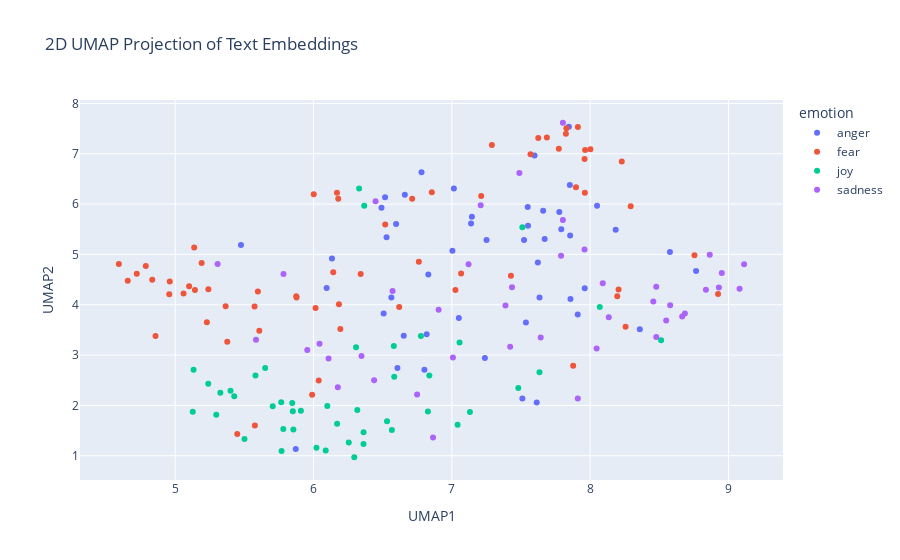

Notebook source saved alongside this figure:
### Code cell
import pandas as pd
import numpy as np
import umap
import plotly.express as px

# Concatenate the training and test data
combined_df = pd.concat([train_df_new, test_df_new], ignore_index=True)

# Prepare the embeddings for UMAP
# Convert the list of embeddings into a 2D numpy array
X_embeddings = np.array(combined_df['embeddings_values'].tolist())

# Apply UMAP for dimensionality reduction
reducer = umap.UMAP(n_components=2, metric='cosine', random_state=28) 
embedding_2d = reducer.fit_transform(X_embeddings)

# Create a DataFrame for plotting
df_plot = pd.DataFrame(embedding_2d, columns=['UMAP1', 'UMAP2'])
df_plot['emotion'] = combined_df['emotion']
df_plot['intensity'] = combined_df['intensity']
df_plot['text'] = combined_df['text']


# Visualize the embeddings with Plotly
fig = px.scatter(
    df_plot,
    x='UMAP1',
    y='UMAP2',
    color='emotion',  # Color points by the 'emotion' column
    hover_data=['text', 'intensity'],  # Show text and intensity on hover
    title='2D UMAP Projection of Text Embeddings'
)

fig.show()

### Figure 1 — Plotly figure (JSON) as saved in the notebook; plotly's stock layout.template omitted (floating-point values rounded to 4 significant figures)
{"data": [{"customdata": [["@talkRobyn oh dear I have to watch this the woman with the pout did well", 0.442], ["@bringyouhome2 I'm about to fly into a fit of rage it's not FAIR", 0.792], ["@leesyatt you are a cruel, cruel man. #therewillbeblood #revenge", 0.84], ["@DeltaDomain @SawDraze @qurions dis dat nigga from fume right?", 0.417], ["I wish the next madden has a story mode too. Just like Fifa 17 #madden", 0.312], ["@Kim_is__bored exactly what I have been saying on fb.. ", 0.354], ["ESPN just assumed I wanted their free magazines #offended", 0.542], ["What terrible thing to see and have no vision-\\n\\nHelen Keller-\\n\\n-Begin with the end in mind-\\n\\nStephen Covey-\\n\\n #whereareugoing ", 0.396], ["Hey folks sorry if anything offensive got posted on here yesterday my account got hacked. All fixed now though. I hope :-/ #angry #annoyed", 0.479], ["Colors of the leaves are- changing.  Heatwaves in LA still- raging.  Lattes made in batches. Visit pumpkin patches. #FallSongs", 0.271], ["i will never watch greys anatomy ever ever ever ever ever again if Shonda Rimes takes away another OG character☹️☹️☹️☹️☹️☹️☹️☹️☹️☹️ #fuming", 0.583], ["Tasers immobilize, if you taser someone why the fuck do you need to shoot them one second later?! This is really sick! #rage #wtf  #murder", 0.812], ["Cheap pout my brodcast", 0.232], ["Asian Tiger #Mosquitoes are so relentless. More aggressive than the kind I dealt w/as a kid.", 0.354], ["Taking a break from the #wedding to #rage at the general #stupidity of certain #people on the #internet.", 0.625], ["If my luck the rest of Fall goes anything like today, I think I'm going to like this season. #bestdayever #magic #work ", 0.375], ["You will never find someone who loved you like I did. And that my love, will be my revenge.", 0.583], ["Listening to Joey really helps me and my anger.", 0.5], ["don't give someone power by letting their words offend you", 0.333], ["@ticcikasie1 With a frown, she let's out a distraught 'Gardevoir' saying that she wishes she had a trainer", 0.417], ["Once again the only thing on my feed is naay raging about something and my brother filling in all the gaps", 0.75], ["Sorry to burst your bubble but it isn't that century anymore. Welcome to the 21st century.", 0.354], ["@WestonKoury so leafy can roast the Pokemon go kid but not you what an outrage that just means that he is more relevant than y-I mean kisses", 0.491], ["Paul forever. Paul should have won! Paul played such a better game! #BB18 ", 0.438], ["@The_Boxing_Hub #klitschko @Klitschko over fury any day #boxing", 0.312], ["@SapientSoldier timid but determined version of the rabid beasts beyond the land. Growling beneath my restrained breath, I //rip// myself --", 0.542], ["so ef whichever butt wipe pulled the fire alarm in davis bc I was sound asleep #pissed  #upset #tired #sad #tired #hangry ######", 0.771], ["@TillTheEndMMVI I accidetly dumped boiling water my myself 😫", 0.521], ["@brendancoots where's your outrage that your party nominated a lying, corrupt person? And received donations from nations who support terror", 0.766], ["@paulbushnell25 @EE bad news if ordered online it hasn't gone through same happened to me had to re order on the phone #furious", 0.844], ["How can I tell Happy Anniversary, when u are not happy.. #bitter #ampalaya #paitpaitanangpeg", 0.604], ["I don't mean to offend anyone, but 93.7 literally blames everything on white people. In some cases it's true, but a lot of times, it's not", 0.458], ["Some moving clips on youtube tonight of the vigil held at Tulsa Metropolitan Baptist church for #TerenceCruther #justice #anger #sadness", 0.5], ["@Slippus @PureGym  yeah I received a fine today which I am furious about, currently appealing it after being a member for so long...", 0.646], ["@JoeGoodmanJr. A solution. But the assumptions by media in articles and every other venue causes animosity to the conversation.", 0.354], ["@evanareteos :)) im now writing abt the changing face of sex industry in tr :))) now men will talk to me then! ", 0.375], ["@kingvee_ don't provoke me to anger", 0.708], ["@swagalini ive been through the denial and anger i am in pure acceptance", 0.491], ["@marcavis @AntisocialJW2 I've always been fiery, but never radical.", 0.438], ["Kik to trade, have fun or a conversation  (kik: youraffair) #kik #kikme #messageme #textme #pics #trade #tradepics #dm  #bored", 0.241], ["@LaureEve I am sitting here wrapped in a fluffy blanket, with incense burning, listening to Bon Iver and drinking mulled wine. I'm there.", 0.25], ["Having a baby born too soon is #lifechanging 6 years on and it feels like only yesterday #sad #happy #angry #emotionalrollercoaster", 0.375], ["You're so thirsty for the chance to disagree w/ the left, that you don't even realize when something is an affront to your bigoted platform.", 0.5], ["Just joined #pottermore and was sorted into HUFFLEPUFF 😡😡😡 ", 0.438], ["Is it me, or is Ding wearing the look of a man who's just found his arch enemy in bed with his missus? #angryman ", 0.557], ["Hate when guys cant control their anger 🙃🙃", 0.646], ["@pbhushan1 @IndianExpress so in your opinion is this the worst delhi govt? #acrid #bitter #hypocrisy", 0.708], ["Sorry guys I have absolutely no idea what time i'll be on cam tomorrow but will keep you posted. #fuming", 0.417]], "hovertemplate": "emotion=anger<br>UMAP1=%{x}<br>UMAP2=%{y}<br>text=%{customdata[0]}<br>intensity=%{customdata[1]}<extra></extra>", "legendgroup": "anger", "marker": {"color": "#636efa", "symbol": "circle"}, "mode": "markers", "name": "anger", "orientation": "v", "showlegend": true, "type": "scatter", "x": [6.652, 7.791, 8.185, 7.004, 7.535, 6.563, 7.015, 6.095, 7.671, 7.613, 8.05, 7.549, 6.818, 5.475, 7.66, 5.871, 8.766, 6.802, 7.145, 7.91, 7.139, 8.359, 6.597, 8.577, 7.251, 7.634, 7.777, 7.961, 6.491, 7.846, 7.858, 6.66, 6.83, 7.598, 6.507, 6.133, 7.522, 7.239, 7.051, 6.528, 7.51, 6.607, 6.517, 7.853, 7.855, 7.551, 6.781, 7.622], "xaxis": "x", "y": [3.384, 5.499, 5.488, 5.074, 3.649, 4.142, 6.308, 4.333, 5.306, 2.058, 5.968, 5.942, 3.412, 5.186, 5.867, 1.133, 4.67, 2.708, 5.75, 3.805, 5.613, 3.512, 5.605, 5.05, 5.284, 4.142, 5.843, 4.326, 5.927, 7.538, 4.113, 6.188, 4.6, 6.966, 3.823, 4.918, 5.284, 2.941, 3.736, 5.342, 2.135, 2.742, 6.134, 6.382, 5.377, 5.571, 6.633, 4.839], "yaxis": "y"}, {"customdata": [["@KateyKeegan now I'm really excited for November! Hope they're not all horrid chavs though 😅", 0.312], ["@datboyJuniorE lool soon as man start loosing weight.  Its panic", 0.604], ["It were during the past's mistakes- similar to terror was pretty remarkable.", 0.5], ["Rooney ! Oh dear, oh dear ! Fucking dreadful 🙈⚽️⚽️", 0.646], ["This is the scariest American Horror Story out of all of them... I'm gonna have to watch in the daytime. ", 0.742], ["Still waiting to see if my @london2012track will make an appearance next week - two months today it was ordered  #badservice", 0.453], ["@jjskeffington @foodbelfast I dread to think!", 0.583], ["@SusannahSpot I could pop round #nightmare", 0.771], ["@OutdoorLoverz is this a bridge if I have to drive on such I will stop breathing Yooo I can't I'm to afraid", 0.833], ["3 #tmobile #stores, #original #note7 #customer and zero #results... What's going on guys? #terrible #customerservice #2hour #waittime", 0.5], ["@JogglingDroid @BrancoCarmine @Otto_English yeah, #UK was quite the ", 0.25], ["@realDonaldTrump @KellyannePolls New campaign slogan idea...'I know you are but what am I?'  #Trump2016 #yourefired #deflect", 0.354], ["@BigDaddyx47 awe I'm sorry! I have 2 dogs 3 cats &amp; a snake", 0.188], ["@ChrisWarcraft The concept that a gay magazine feels like it has to cover terrible people -because they’re gay voices- seems all upside down", 0.417], ["My view of the human being is as a dynamic expression of the Cosmos we exist within #humanism #awe", 0.142], ["This is the scariest American Horror Story out of all of them... I'm gonna have to watch in the daytime. #frightened", 0.938], ["@Budget  car rental you have made realize why I always use @nationalcares!!!!  What a #nightmare!!  #disgusted", 0.729], ["@mcdermo11 @rogerc32 u gave Laura so much constructive criticism she blocked u 'Lazy Give Up Now No Hope Retire' same with Heather ", 0.458], ["What a horrible track lakeside is 😳😳😴😴", 0.521], ["@ExpressScripts u shd b embrrssd. u jack up my bp meds twice and it will still take 3-5 days? Not express at all. #expressscripts #horrible", 0.562], ["Big up @dj_argue, did I miss phantom dread syndrome by @GenesisElijah? dudes sick.", 0.396], ["@TheMoosesAngel He looks down at his brother, a smile forming on his face. 'What? People fearing me?'", 0.333], ["That old lady is cray cray #scared #BellaIsSoCute  #Empire", 0.5], ["A Lysol can got stuck in spray position and we're all slowly suffocating from the trash can that smells like a Febreeze factory. #panic", 0.729], ["Wish I was a kid again. The only stressful part was whether Gabriella and Troy would get back together or not. #hsm2 ", 0.458], ["Feeling like I've had the worst night of sleep ever - not great before the #London to #Brighton #cycle ride for @DMTFYP 🚴100k ?", 0.833], ["I can never find the exact #emoji that I'm after at the exact moment that I need it ", 0.417], ["Gonna get some acupuncture today for all my damn anxiety 🙃🤕", 0.854], ["So not pumped for this interview #nervous", 0.792], ["Haven't gotten one hour of sleep... Today is going to be a fun day 😐 #restless", 0.75], ["Swear all of my guy friends are scaredy cats. You don't do horror movies. You don't do haunted houses. Wtf do you do then?", 0.271], ["not only was that the worst @EGX that's I've attended but worth one of the worst cons I've been to in the last 5 years ", 0.438], ["@DreKnott You've got tremendous range.", 0.271], ["Ugh I want to punch a wall every time I have to use @windows 10. Literally the worst product ever made #windows10  #killme", 0.583], [".@Tolumanda love it! so true. As @Deedeey_ taught me, fear can be an illusion. #coaching #fear #courage", 0.354], ["I'm okay, dont worry. I wish i'd been a better kid. I'm trying to slow down. I'm sorry for letting you down.", 0.708], ["Well this is flipping great! Flipping standstill on the freeway! #anxiety #stepofftheledge #youvegottobekiddingme", 0.763], ["Wish I was a kid again. The only stressful part was whether Gabriella and Troy would get back together or not. #hsm2 #nightmare", 0.395], ["Got to be up in 4 hours to go back to work #cantsleep #excited ", 0.375], ["@united horrible service. EWR. Not a cloud in the sky. Normal departure at 10am now leaving at 5pm. Crappy #UnitedAirlines", 0.42], ["@NandosSA just received order from @OrderInSA &amp; the chips are under cooked &amp; half raw!!! Usually best part of the meal #notcool ", 0.336], ["One more step in long work #visa process is over. Relief. Onto next step. #expat ", 0.354], ["Is it terrorism to intimidate a populace? What case held 'coercion by people in uniform is per se intimidation'?", 0.562], ["When the sadness leaves you broken in your bed, I will hold you in the depths of your despair, and it's all in the name of love 🎶", 0.479], ["$8 million in box office doesnt do this movie justice. Political or not, #SnowdenMovie is a terrific thriller and love story. @Snowden", 0.271], ["@BigBossPeltonen \\nLikewise #death #cutting #despair", 0.833], ["@rsdeepsea @BreitbartNews If 3 people are in a country of 300 million - you are going to RUIN the whole country over 3 people? #fear", 0.75], ["@metrotrains why is there no disabled access at pontefract monkhill? #terrible", 0.458], ["@isthismike_p that nigga is horrible bro", 0.396], ["@Policy_Exchange A plus point, she won't have to queue for the loos. Any more plus points? Nope, can't think of any #shocking #sexism", 0.396], ["I really hate Mel and Sue. They think they're hilarious and they're just awful", 0.375], ["They'll be yo friend, shake your hand, then kick in yo door thas the way the game go🤖🤐.", 0.417], ["@RyanAbe awe yay thank god I was so worried.", 0.5], ["So about 18mths ago i signed up to @Lumo_Energy for their @VirginAustralia / Velocity FF deal. 18 months in still no FF points ", 0.271], ["So about 18mths ago i signed up to @Lumo_Energy for their @VirginAustralia / Velocity FF deal. 18 months in still no FF points #shocking", 0.479], ["@Evan_McMullin @TheBlazeRadio Classic SHITLIB bullshit. Create a horrible problem and then 'discuss' how to solve it. What a PIMP.", 0.438], ["The moment you bring her to meet your best friend and you're nervous af! 😬😆  #thefriendtest", 0.875], ["Okay. Brace yourself. I will attempt my first loaf of bread in the morning. I will use a dutch oven. I will make the dough now. ", 0.479], ["An adviser to the #European #Union’s top #court said #Hamas and the #Tamil #Tigers should be taken off the EU’s #terror list.#lka", 0.5], ["@All4 is the android app it designed to be buggy and work sporadically on a fire TV box? #shocking", 0.52], ["#Awareness seek #shelter .#Letgo Old #habit of chasing #desires resultin in #anger #fear #worry .#Choose #Satisfaction within #Peace #Relax", 0.438], ["@CNNPolitics I can't wait to hear what he had to say about the brilliant Dr. Hawking... it should be rich... In the poorest of taste! ", 0.246], ["Dunno y am going to the Yorkshire scare grounds when I only lasted a minute in the Alton towers one before running out a fire exit crying", 0.812], ["@chutneysupercat hi lovely brownie, MM is calling me tuppytupperware.. its awful", 0.44]], "hovertemplate": "emotion=fear<br>UMAP1=%{x}<br>UMAP2=%{y}<br>text=%{customdata[0]}<br>intensity=%{customdata[1]}<extra></extra>", "legendgroup": "fear", "marker": {"color": "#EF553B", "symbol": "circle"}, "mode": "markers", "name": "fear", "orientation": "v", "showlegend": true, "type": "scatter", "x": [5.608, 5.875, 6.619, 7.962, 5.142, 7.911, 5.574, 5.364, 4.834, 7.828, 6.194, 6.178, 8.206, 6.713, 7.877, 5.1, 7.964, 6.518, 8.229, 7.569, 6.761, 6.015, 5.24, 4.96, 5.376, 5.191, 7.026, 4.593, 4.787, 5.137, 4.957, 7.959, 6.038, 7.897, 5.877, 8.256, 4.657, 5.229, 4.858, 7.773, 7.825, 5.448, 6.143, 8.925, 5.99, 8.196, 5.598, 8.002, 7.212, 6.001, 8.293, 7.427, 5.576, 7.687, 7.625, 6.855, 4.722, 8.754, 6.341, 7.289, 6.184, 6.17, 5.06, 7.067], "xaxis": "x", "y": [3.481, 4.167, 3.956, 6.227, 4.293, 7.531, 3.966, 3.972, 4.497, 7.505, 3.52, 6.108, 4.304, 6.104, 2.788, 4.367, 7.074, 5.593, 6.845, 6.988, 4.854, 3.937, 4.31, 4.463, 3.265, 4.832, 4.295, 4.81, 4.767, 5.135, 4.209, 6.896, 2.493, 6.335, 4.144, 3.562, 4.478, 3.651, 3.377, 7.102, 7.396, 1.431, 4.645, 4.216, 2.212, 4.166, 4.261, 7.089, 6.161, 6.194, 5.959, 4.574, 1.598, 7.324, 7.316, 6.237, 4.616, 4.983, 4.613, 7.176, 4.011, 6.227, 4.221, 4.62], "yaxis": "y"}, {"customdata": [["the fact everyone is selling their kanye tickets or are buying them for less than $50 is unbelievably hilarious to me", 0.646], ["Loved @Bethenny independence msg on @WendyWilliams, be happy &amp; fulfilled within yourself &amp; positivity will flock to you  #independent", 0.583], ["#LMFAO @MSNBC 's #racepimp Tamron Hall used the words 'fscts' and 'MSNBC' in the same sentence #hilarity #libtard #biasedmedia #neverHillary", 0.5], ["A cheerful sloth annotated old books about a very good man then the gods ended evil.", 0.442], ["If I were assured of your eventual destruction I would, in the interests of the public, cheerfully accept my own.' -Sherlock Holmes-", 0.32], ["Never make a #decision when you're #angry and never make a #promise when you're . #wisewords", 0.271], ["@RobRiggle @joelmchale @NFLonFOX I still can't get jimmy garoppolo out of my head and it's been almost 3 weeks. Thanks a lot! #hilarious", 0.729], ["Today I reached 1000 subscribers on YT!! , #goodday, #thankful", 0.926], ["@LindseySanford @simplymeasured this makes me giggle with glee!", 0.708], ["@TheMandyMoore You are beyond wonderful.  Your singing prowess is phenomenal but damn... I'm just elated to watch you act again. #ThisIsUs 珞", 0.879], ["@kymwhitley hello Miss Lady I'm sure today brings you happiness and laughter use your voice also to make us laugh  god knows we need it", 0.562], ["@_haye_ optimism is he'll lose, that's actually a compromise :P", 0.346], ["I like talking to someone who makes me laugh, laughter is the best medicine", 0.646], ["@safaridjh but it's so aesthetically pleasing omg", 0.583], ["Always doing the EmotionalHedge™ w #WPS\\n\\nI'm elated about start.  Have I mentioned I'm on TAMU -6?!", 0.48], ["Tip 5: Don't worry about pleasing everyone. #TitanWisdom", 0.375], ["I'm just still . So happy .\\nA blast", 0.917], ["@followAdamA looking back on recent tweets seen, this one right here is great #perfect #hilarious #Speechless #deal", 0.76], ["Check out this #film Robocoq 301  #shortfilms", 0.212], ["A cheerful heart is good medicine, but a crushed spirit dries up the bones -Proverbs 17:22-", 0.4], ["#Arts create richness &amp; liveliness in our society, continues through educational &amp; social benefits, and only ends with the economic", 0.417], ["Accept the challenges so that you can feel the exhilaration of victory.", 0.562], ["@zinabukvic_ cheer up", 0.38], ["@WyoWiseGuy @LivingVertical however, REI did offer me the job today as well. Can't believe how exponentially freaking joyous I feel...!!!", 0.896], ["Food that gets delivered 😍🙌🏻  ", 0.729], ["Watch this amazing live.ly broadcast by @haythatjamile8  #musically", 0.519], ["The Quarterback' wrecks me every time.. #glee", 0.4], ["i'm doing laundry and watching that 70's show with a bunch of strangers.  #birthday #to #me", 0.42], ["@Singaholic121 Good morning, love! Happy first day of fall. Let's make some awesome #autumnmemories #annabailey  ", 0.86], ["LOVE LOVE LOVE  #fun #relaxationiskey", 0.854], ["He showed us a really lively performance, with a lot of different emotions, not just sticking to one. And that's freaking awesome.", 0.646], ["@RealKyper @NHL watching the jubilant scrum at the end of the day and remembering they're all still kids! #priceless", 0.625], ["@palmtreesarah @WorthingTheatre had more fun than the funniest person in funsville..... Much hilarity as usual.... Thank you ❤️", 0.84], ["But i'll be a pity. 🐑 ", 0.083], ["@berniedole looks that way. But let's think about Rohan last week ... #optimism", 0.237], ["A decent sleep makes Kurt a happy soldier. Spit &amp; polish the converse men. chests out and baseball caps at a jaunty angle.", 0.438], ["I love my family so much #lucky #grateful #smartassfamily #hilarious #love", 0.792], ["@theclobra lol I thought maybe, couldn't decide if there was levity or not", 0.312], ["it gets better. without explanation; you just wake up one morning and you’re just happy, totally and utterly elated.", 0.896], ["If any trump supporters and Hillary haters wanna chirp some weak minded, pandering liberals just tweet at @EmmyA2 @snickerfritz04", 0.1], ["Chris would take full responsibility and would want us all to rejoice in the memories we all had with him.", 0.28], ["I turn 25 in two weeks. I am so happy. 24 was my darkest year yet. I am elated that I survived", 0.708], ["So far ours greet have raised £250 for @HGatChristmas with more to come in #sparkling @CllrJohnFox @simoncotton69", 0.625], ["Each day is what you make of it! #goals #challenges #business #goals #optimism #happy #success #photographer #photography #ThursdayThoughts", 0.423], ["@harrietemmett great minds think alike. #rejoice", 0.519]], "hovertemplate": "emotion=joy<br>UMAP1=%{x}<br>UMAP2=%{y}<br>text=%{customdata[0]}<br>intensity=%{customdata[1]}<extra></extra>", "legendgroup": "joy", "marker": {"color": "#00cc96", "symbol": "circle"}, "mode": "markers", "name": "joy", "orientation": "v", "showlegend": true, "type": "scatter", "x": [5.239, 6.17, 6.33, 7.481, 7.634, 7.51, 5.58, 6.088, 5.427, 5.766, 6.531, 7.056, 6.316, 6.837, 5.297, 6.362, 5.781, 5.4, 6.581, 7.042, 5.705, 6.255, 6.827, 5.501, 5.854, 6.583, 5.651, 7.131, 6.566, 5.908, 5.846, 5.326, 5.85, 8.069, 6.776, 6.361, 6.1, 6.308, 6.021, 6.366, 8.513, 5.769, 5.133, 6.294, 5.127], "xaxis": "x", "y": [2.429, 1.637, 6.312, 2.346, 2.658, 5.539, 2.595, 1.103, 2.183, 2.061, 1.683, 3.251, 1.91, 2.593, 1.812, 1.468, 1.528, 2.289, 3.182, 1.617, 1.983, 1.261, 1.877, 1.33, 1.521, 2.571, 2.745, 1.867, 1.509, 1.891, 2.049, 2.251, 1.884, 3.957, 3.379, 1.233, 1.987, 3.157, 1.158, 5.967, 3.295, 1.093, 2.706, 0.9691, 1.875], "yaxis": "y"}, {"customdata": [["Ill say it again. If I was a Black man Id be afraid to leave my house or have a moving violation.\\n\\n #TerranceCrutcher #truth ", 0.542], ["Somewhere between  #hope and #despair the day after #meetingmyabuserincourt \\n#DVSurvivor", 0.81], ["The American Idiot record turns twelve today it changed my preppy middle school heart into a desolate punk rock desert I am forever grateful", 0.271], ["I mourn the creativity lost.", 0.562], ["Be joyful in hope, patient in affliction, faithful in prayer. Romans 12:12", 0.216], ["@janhopis I found the first few episodes of Bojack incredibly funny. Then it got less funny but I stayed for the #drama", 0.354], ["@TDYLN sadly not :(", 0.667], ["Free live music in DC tonight!  #blues with #MoonshineSociety at @thehamiltondc in the Loft starting at 10:30pm @FreeinDCBlog @WTOPFreebies", 0.188], ["Think Val might be going this week. I'll have to take the rest of the week off work to mourn. I'm sure they'll understand. #GBBO", 0.562], ["@kikibug13 Don't look. You'll only be very, very unhappy. \\n\\n(NNGH. I got the email notif THANK YOU.)", 0.438], ["Cam cannot be serious with that IG post and that stupid ass font he uses. Would've been better to just say nothing.", 0.396], ["Extreme sadness", 0.917], ["@ksmitely @CitizenMeh I feel strongly that we need to work together to right this dreadful wrong.", 0.415], ["if you're unhappy with someone just fucking tell them you're unhappy and leave. Don't go fuckin around with other people on the side", 0.604], ["Am I the only person who dislikes fall? #FirstDayofFall #leaves #thingsdie #depressing #cold #noflipflops 👎🏾👎🏽👎🏻🍂🍁", 0.771], ["This the most depressing shit ever", 0.861], ["Brb going to sulk in bed until Friday", 0.646], ["went to Pet Supplies Plus tonight but @neitzkeamara was not working I feel #lost and #confused", 0.458], ["@shopgreenwich #ldf16 what shall we do this weekend?  #spraypainting in #greenwichmarket with @SNUB23 #core246 #lilylou #fret &amp; #benoakley", 0.354], ["Damn gud #premiere #LethalWeapon...#funny and ", 0.229], ["blues bar", 0.188], ["Smokeys dad is sad :/", 0.689], ["“Optimism may sometimes be delusional, but pessimism is always delusional.” —Alan Cohen #believe", 0.271], ["I added Paul Walker on Xbox but he just spends all of his time on the dashboard. #dark #humor #funny", 0.271], ["People want me to go pine ridge, little wound or Oelrichs. Starting to think about transferring but I wanna stay at cloud. Decisions man.", 0.396], ["Condolences to the  JC and the Georges family.. #sad", 0.771], ["@KatieBurnett ha freshers blues would love to re do all again ... ha nice tshirt .. vote for Pedro", 0.167], ["Life is too short so dont shoot it in with worries sadness and grief.", 0.646], ["Well my evaluation came back and i am minimally effective. Student test scores on the PARCC sunk my eval. it's time for me to quit teaching", 0.812], ["Awareness of time is awareness of time lost. #awareness #time ", 0.417], ["If you sober better roll another Dutch or if u don't smoke nigga better pour another cup 🍁🍾...", 0.312], ["Like, 'loon attic'. Luckily it quickly sunk in that it was the wrong pronunciation, but I still couldn't stop saying it. It just stuck.", 0.375], ["@ATTCares why do I have 2 wait 48 hours to call YOU back to cancel an order I JUST placed after already spending 2 hours on the phone?! #sad", 0.646], ["#AskAMan but this does not sound like a #serious issue, cause siyahleka the whole time, just having fun", 0.292], ["How could such a crooked,stuck up,delusional,dim&amp; #dark hearted dud be surprised losing&amp;prob also ppl won't let their crimes drop! #nwo imo", 0.541], ["@DxfyingGrxvity - frustration, looking up at Elphaba in a frown of aggravation. Her high pitched voice was growing more and more --", 0.479], ["A .500 season is all I'm looking for at this point. #depressing #royals", 0.688], ["We are about a little over an hour away! We will arrive soon, do not fret!", 0.125], ["It feel like we lost a family member🙄😂", 0.708], ["HATE that there's ads for #depression &amp; #mentalhealth #meds. That's ONLY something your doctor can determine. Everyone is different. #ssri", 0.46], ["If Angelina Jolie can't keep a man no one can. Today we mourn because Love is dead", 0.646], ["This shit hurting my heart 😪 that's how serious it is .", 0.875], ["@trashcami this cured my depression", 0.34]], "hovertemplate": "emotion=sadness<br>UMAP1=%{x}<br>UMAP2=%{y}<br>text=%{customdata[0]}<br>intensity=%{customdata[1]}<extra></extra>", "legendgroup": "sadness", "marker": {"color": "#ab63fa", "symbol": "circle"}, "mode": "markers", "name": "sadness", "orientation": "v", "showlegend": true, "type": "scatter", "x": [5.783, 7.388, 6.438, 8.55, 6.864, 6.347, 7.642, 5.955, 8.865, 7.422, 7.209, 8.685, 6.571, 7.803, 7.911, 8.952, 8.931, 7.435, 5.307, 6.176, 6.043, 8.578, 7.008, 8.478, 8.135, 8.665, 5.584, 8.478, 9.113, 8.047, 7.121, 6.904, 7.803, 6.109, 6.449, 7.959, 9.08, 7.79, 8.456, 7.488, 8.837, 8.091, 6.749], "xaxis": "x", "y": [4.612, 3.984, 2.499, 3.687, 1.361, 2.982, 3.351, 3.101, 4.993, 3.164, 5.978, 3.828, 4.273, 5.684, 2.135, 4.632, 4.344, 4.347, 4.809, 2.36, 3.225, 3.99, 2.95, 4.357, 3.749, 3.766, 3.303, 3.36, 4.804, 3.129, 4.804, 3.898, 7.617, 2.929, 6.058, 5.099, 4.318, 4.974, 4.067, 6.618, 4.299, 4.427, 2.217], "yaxis": "y"}], "layout": {"legend": {"title": {"text": "emotion"}, "tracegroupgap": 0}, "title": {"text": "2D UMAP Projection of Text Embeddings"}, "xaxis": {"anchor": "y", "domain": [0, 1], "title": {"text": "UMAP1"}}, "yaxis": {"anchor": "x", "domain": [0, 1], "title": {"text": "UMAP2"}}}}
